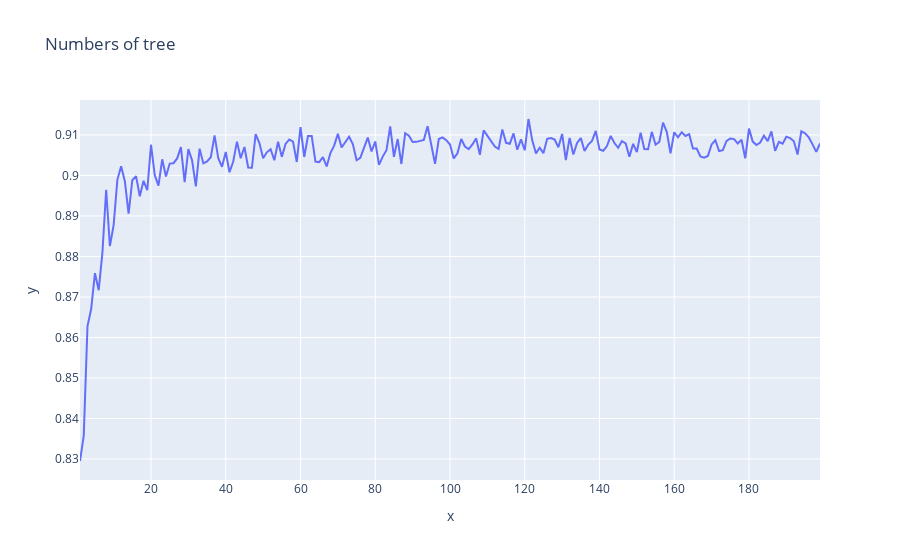

The notebook cell this image was saved under:
### Code cell
line_plot(range(1,200),list_scores,"Numbers of tree")

### Figure 1 — Plotly figure (JSON) as saved in the notebook; plotly's stock layout.template omitted (floating-point values rounded to 4 significant figures; data arrays with more than 128 entries replaced by an {"elided": "..."} marker saying what was removed)
{"data": [{"hovertemplate": "x=%{x}<br>y=%{y}<extra></extra>", "legendgroup": "", "line": {"color": "#636efa", "dash": "solid"}, "mode": "lines", "name": "", "orientation": "v", "showlegend": false, "type": "scatter", "x": {"elided": "199 int values"}, "xaxis": "x", "y": {"elided": "199 float values"}, "yaxis": "y"}], "layout": {"legend": {"tracegroupgap": 0}, "title": {"text": "Numbers of tree"}, "xaxis": {"anchor": "y", "domain": [0, 1], "title": {"text": "x"}}, "yaxis": {"anchor": "x", "domain": [0, 1], "title": {"text": "y"}}}}
